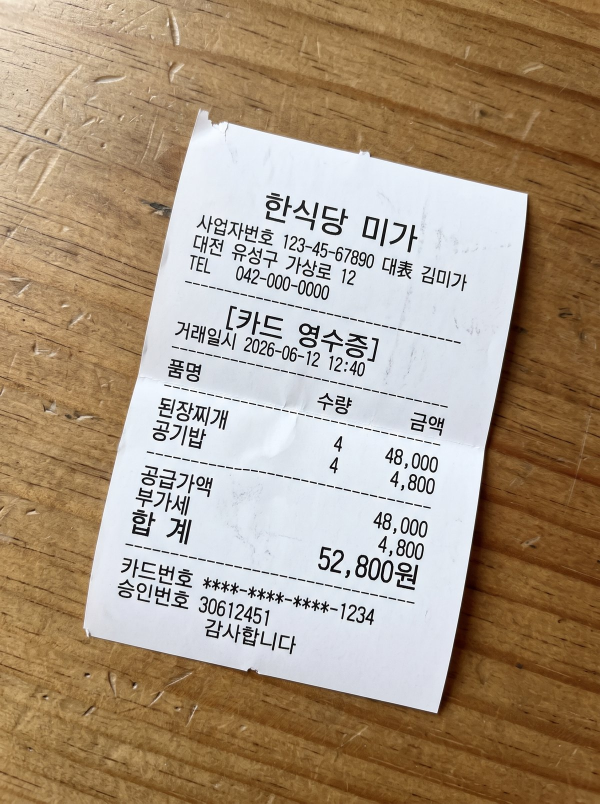
#> input picture data/photos/R1.jpg, 1200 x 1607 px (shown at 1/2 size)
$ python -i ocr.py   (imports and definitions only)
#> lines starting #> are read from the running program, lines starting #| are printed output that depends on the picture; after the words box and inside, x2 and y2 are one past the last pixel; in counts of white or black regions, pixels touching at a corner belong together
"""OCR — Tesseract(kor+eng). 한국어 traineddata가 음절 사이에 넣는 공백을 정리한다."""
from __future__ import annotations

import re
from pathlib import Path

_HANGUL_GAP = re.compile(r"(?<=[가-힣])[ \t]+(?=[가-힣])")
_OPEN_PAREN = re.compile(r"\([ \t]+")
_CLOSE_PAREN = re.compile(r"[ \t]+\)")
_MULTI_SPACE = re.compile(r"[ \t]{2,}")


# [10 lines left out: function clean_ocr_text, not called in this run]


# ---- 사진 전처리 (09-28) — 탁자 위에 놓고 찍은 영수증: 글자 덩어리를 찾아 기울기를 바로잡고 잘라 이진화한다.
# 종이를 밝기·채도로 찾으면 흰 대리석·스테인리스 탁자에서 무너져서(Gemini 합성 사진 R2·R3) 「흰 바탕 위 가는 검은 획」을 찾는다.
# 가장자리가 순백인 이미지(스캔·목데이터 data/images)는 손대지 않는다 — tools/ocr_smoke.py 20/20 유지.
_WORK_W = 800             # 찾기·기울기 추정은 이 폭으로 줄여서
_INK = 90                 # 검은 획 대비(주변 5px 최댓값 − 자기 값) 문턱. 대리석 결·나무결은 이보다 옅다.
_MERGE = 21               # 글자들을 한 덩어리로 잇는 거리(작업 폭 px)
_PAD = 12                 # 덩어리 밖 여유(작업 폭 px)
_MAX_TILT = 25
_SCAN_SAT, _SCAN_VAL, _SCAN_FRAME = 40, 235, 0.6   # 가장자리 띠의 60%가 순백이면 스캔


def _row_variance(ink, angle: float) -> float:
    from PIL import Image
    r = ink.rotate(angle, resample=Image.BILINEAR, expand=True)
    rows = r.resize((1, r.size[1]), Image.BOX).tobytes()          # 줄마다 잉크 평균(L 모드 1바이트)
    m = sum(rows) / len(rows)
    return sum((v - m) ** 2 for v in rows) / len(rows)


def _skew(ink) -> float:
    coarse = max((_row_variance(ink, a / 2), a / 2) for a in range(-_MAX_TILT * 2, _MAX_TILT * 2 + 1))[1]
    return max((_row_variance(ink, coarse + a / 4), coarse + a / 4) for a in range(-2, 3))[1]


def _is_scan(small) -> bool:
    from PIL import ImageChops
    _, sat, val = small.convert("HSV").split()
    white = ImageChops.multiply(sat.point(lambda v: 255 if v < _SCAN_SAT else 0), val.point(lambda v: 255 if v > _SCAN_VAL else 0))
    w, h = white.size
    b = max(2, int(min(w, h) * 0.04))
    strips = [white.crop(box) for box in ((0, 0, w, b), (0, h - b, w, h), (0, 0, b, h), (w - b, 0, w, h))]
    return sum(x.histogram()[255] for x in strips) / sum(x.size[0] * x.size[1] for x in strips) > _SCAN_FRAME


def _block_bbox(ink, tall: bool):
    """글자가 가장 빽빽한 곳과 이어진 글자 덩어리의 경계 상자 — 컵·수저·탁자 결은 떨어져 있어 빠진다.
    tall이면 세로를 반으로 눌러 이어 세로로는 두 배 거리까지 붙인다(큰 상호 줄은 아래 줄과 간격이 넓다 — R6)."""
    from PIL import Image, ImageDraw, ImageFilter
    blob = ink.resize((ink.size[0], max(1, ink.size[1] // 2)), Image.BOX).point(lambda v: 255 if v else 0) if tall else ink
    blob = blob.filter(ImageFilter.MaxFilter(_MERGE))
    w, h = blob.size
    cell = blob.resize((max(1, w // 8), max(1, h // 8)), Image.BOX).filter(ImageFilter.BoxBlur(3))
    cw = cell.size[0]
    data = cell.tobytes()
    i = max(range(len(data)), key=data.__getitem__)
    sx, sy = min(w - 1, (i % cw) * 8 + 4), min(h - 1, (i // cw) * 8 + 4)
    px = blob.load()
    if px[sx, sy] != 255:
        near = [(x, y) for x in range(max(0, sx - 60), min(w, sx + 60), 2) for y in range(max(0, sy - 60), min(h, sy + 60), 2)
                if px[x, y] == 255]
        if not near:
            return None
        sx, sy = min(near, key=lambda p: (p[0] - sx) ** 2 + (p[1] - sy) ** 2)
    ImageDraw.floodfill(blob, (sx, sy), 128)
    bb = blob.point(lambda v: 255 if v == 128 else 0).getbbox()
    if bb is None or not tall:
        return bb
    return (bb[0], bb[1] * 2, bb[2], min(ink.size[1], bb[3] * 2))


def _otsu(gray) -> int:
    hist = gray.histogram()
    total = sum(hist)
    sum_all = sum(i * h for i, h in enumerate(hist))
    w0 = s0 = 0
    best, thr = -1.0, 128
    for t in range(256):
        w0 += hist[t]
        if w0 == 0 or w0 == total:
            continue
        s0 += t * hist[t]
        m0, m1 = s0 / w0, (sum_all - s0) / (total - w0)
        between = w0 * (total - w0) * (m0 - m1) ** 2
        if between > best:
            best, thr = between, t
    return thr


def prepare_photo(im):
    """사진이면 (후보 이미지 목록, 정보), 아니면 ([원본], 정보). 정보 = photo·angle·bbox.
    후보 = 글자 덩어리를 두 방식(보통·세로로 길게)으로 잘라 기울기를 바로잡고 이진화한 것 — 어느 쪽이 나은지는 사진마다 달라서
    image_to_text가 둘 다 읽고 Tesseract 신뢰도가 높은 쪽을 쓴다."""
    from PIL import Image, ImageChops, ImageFilter, ImageOps
    no = ([im], {"photo": False, "angle": 0.0, "bbox": None})
    rgb = im.convert("RGB")
    W, H = rgb.size
    k = _WORK_W / W
    small = rgb.resize((_WORK_W, max(1, round(H * k))))
    if _is_scan(small):
        return no
    L = small.convert("L")
    ink = ImageChops.subtract(L.filter(ImageFilter.MaxFilter(5)), L).point(lambda v: 255 if v > _INK else 0)
    b1 = _block_bbox(ink, tall=False)                       # 1차: 기울기 모른 채 글자 덩어리
    if b1 is None:
        return no
    angle = _skew(ink.crop(b1))                             # 그 안에서만 기울기 — 컵 테두리·탁자 결이 끼지 않게
    rot = ink.rotate(angle, expand=True)
    gray = rgb.convert("L").rotate(angle, resample=Image.BICUBIC, expand=True, fillcolor=255)
    kx, ky = gray.size[0] / rot.size[0], gray.size[1] / rot.size[1]
    cands, boxes = [], []
    for tall in (False, True):                              # 2차: 바로 세운 뒤 다시
        bbox = _block_bbox(rot, tall=tall)
        if bbox is None or (bbox[2] - bbox[0]) * (bbox[3] - bbox[1]) < 0.03 * rot.size[0] * rot.size[1] or bbox in boxes:
            continue
        x0, y0, x1, y1 = bbox
        g = gray.crop((max(0, int((x0 - _PAD) * kx)), max(0, int((y0 - _PAD) * ky)),
                       min(gray.size[0], int((x1 + _PAD) * kx)), min(gray.size[1], int((y1 + _PAD) * ky))))
        g = ImageOps.autocontrast(g, cutoff=1)
        t = _otsu(g)
        cands.append(g.point(lambda v: 255 if v > t else 0))
        boxes.append(bbox)
    if not cands:
        return no
    return cands, {"photo": True, "angle": angle, "bbox": boxes[0]}


def _ocr_with_conf(img, lang: str):
    """(텍스트, 글자 수로 가중한 평균 신뢰도) — image_to_data 한 번으로 둘 다."""
    import pytesseract
    d = pytesseract.image_to_data(img, lang=lang, config="--psm 6", output_type=pytesseract.Output.DICT)
    lines: dict = {}
    num = den = 0.0
    for i, w in enumerate(d["text"]):
        w = (w or "").strip()
        c = float(d["conf"][i])
        if not w or c < 0:
            continue
        lines.setdefault((d["block_num"][i], d["par_num"][i], d["line_num"][i]), []).append(w)
        num += c * len(w)
        den += len(w)
    return "\n".join(" ".join(ws) for ws in lines.values()), (num / den if den else 0.0)


def image_to_text(path: str | Path, lang: str = "kor+eng") -> str:
#> called with path = '../../data/photos/R1.jpg', lang = 'kor+eng'
    import pytesseract
    from PIL import Image, ImageOps
    with Image.open(path) as im:
#> im is the input picture: PIL image 1200x1607 RGB; mean R, G, B 169.1, 150.4, 128.5
        im = ImageOps.exif_transpose(im)       # 폰 사진의 회전 정보
        cands, info = prepare_photo(im)
#> in _is_scan, `_, sat, val = small.convert("HSV").split()`:
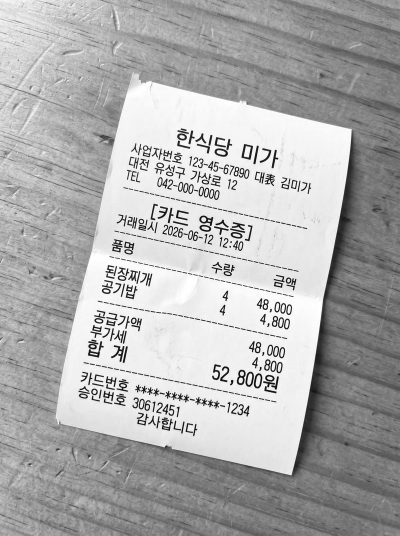
#> val: PIL image 800x1071 L (shown at 1/2 size); min 0, max 255, mean 174.2
#> in _is_scan, `white = ImageChops.multiply(sat.point(lambda v: 255 if v < _SCAN_SAT e..`:
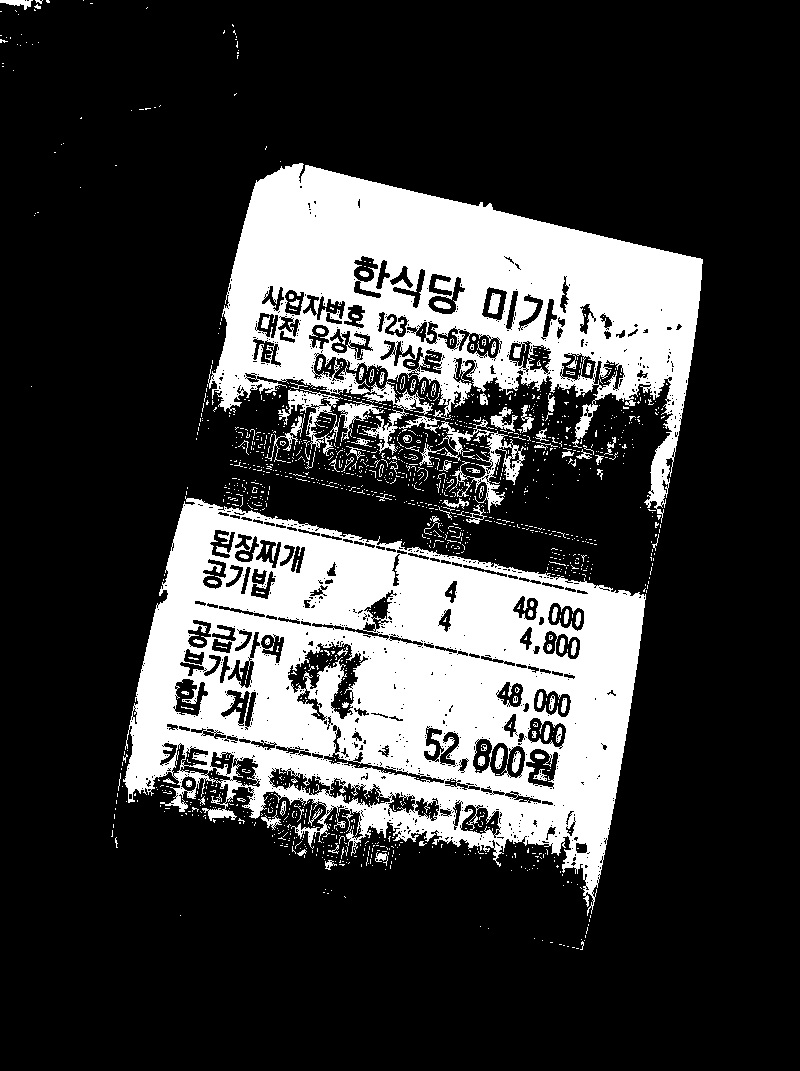
#> white: PIL image 800x1071 L; 23.2% white; 1495 white regions (1384 under 20 px), largest, box (x1, y1, x2, y2) and area: (123, 496, 646, 916) 109010, (208, 163, 703, 523) 75081, (399, 415, 526, 513) 2221
#> in _is_scan, `strips = [white.crop(box) for box in ((0, 0, w, b), (0, h - b, w, h), ..`: strips = 4 items
#> in prepare_photo, `L = small.convert("L")`:
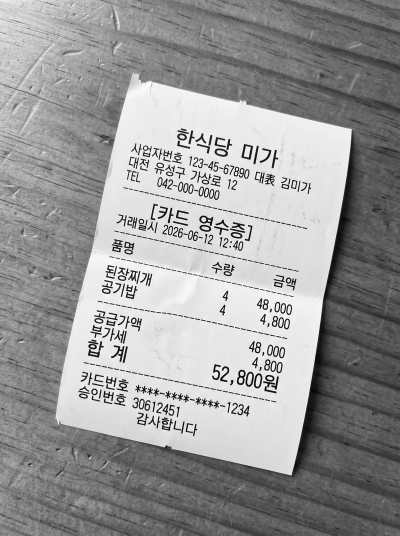
#> L: PIL image 800x1071 L (shown at 1/2 size); min 0, max 255, mean 153.5
#> in _block_bbox, `cell = blob.resize((max(1, w // 8), max(1, h // 8)), Image.BOX).filter..`:
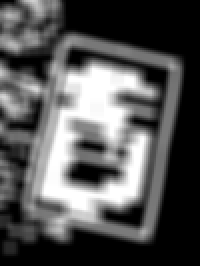
#> cell: PIL image 100x133 L (shown 2 times larger); min 0, max 255, mean 85.1
#> in _block_bbox, `i = max(range(len(data)), key=data.__getitem__)`: i = 3547
#> in _block_bbox, `sx, sy = min(w - 1, (i % cw) * 8 + 4), min(h - 1, (i // cw) * 8 + 4)`: sx = 380; sy = 284
#> in _block_bbox, `ImageDraw.floodfill(blob, (sx, sy), 128)`:
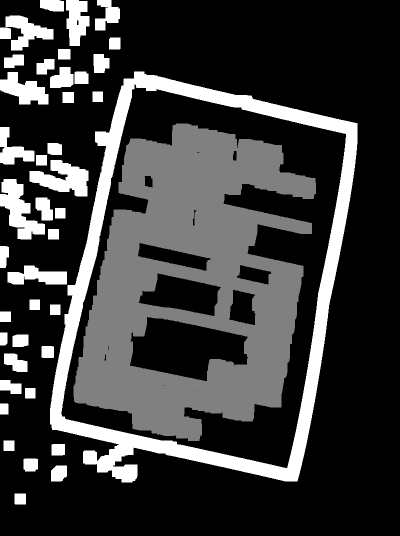
#> blob: PIL image 800x1071 L (shown at 1/2 size); min 0, max 255, mean 59.7
#> in _block_bbox, `bb = blob.point(lambda v: 255 if v == 128 else 0).getbbox()`: bb = (147, 247, 632, 882)
#> in _row_variance, `m = sum(rows) / len(rows)`: m = 14.22
#> in _row_variance (call 38), `r = ink.rotate(angle, resample=Image.BILINEAR, expand=True)`:
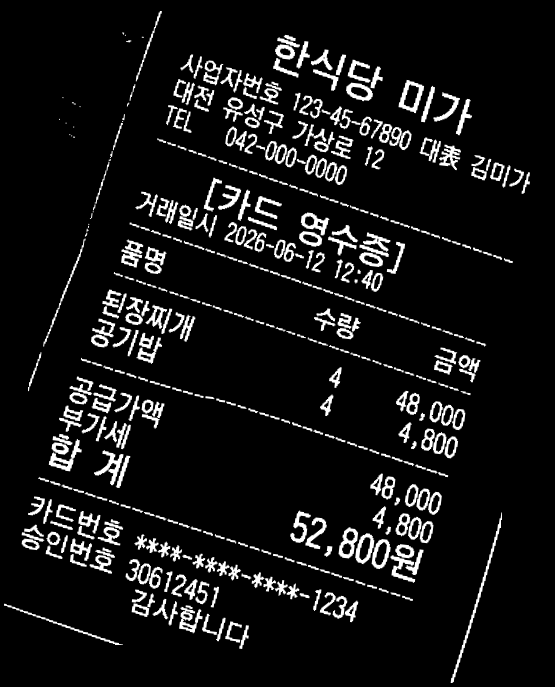
#> r: PIL image 555x687 L; min 0, max 255, mean 20.7
#> in _row_variance (call 38), `m = sum(rows) / len(rows)`: m = 20.65
#> in _skew, `coarse = max((_row_variance(ink, a / 2), a / 2) for a in range(-_MAX_T..`: coarse = 12.5
#> in prepare_photo, `angle = _skew(ink.crop(b1))`: angle = 12.25
#> the loop in prepare_photo, `for tall in (False, True):` made 2 passes
#> (i in _block_bbox, sx in _block_bbox, sy in _block_bbox, x0, y0, x1, y1, total in _otsu) on pass 1: (5730, 484, 364, 308, 333, 721, 951, 631420)
#> after the loop in prepare_photo, `for tall in (False, True):`: boxes = [(308, 333, 721, 951), (244, 240, 787, 1070)]; cands = 2 items
#> cands = 2 items; info = {'photo': True, 'angle': 12.25, 'bbox': (308, 333, 721, 951)}
        if not info["photo"]:                  # 스캔·흰 바탕은 예전 그대로
            raw = pytesseract.image_to_string(cands[0].convert("RGB"), lang=lang, config="--psm 6")
        else:
            raw = max((_ocr_with_conf(c.convert("RGB"), lang) for c in cands), key=lambda tc: tc[1])[0]
    return clean_ocr_text(raw)

#> (the run stopped early here; a loop or call above may not have finished)
